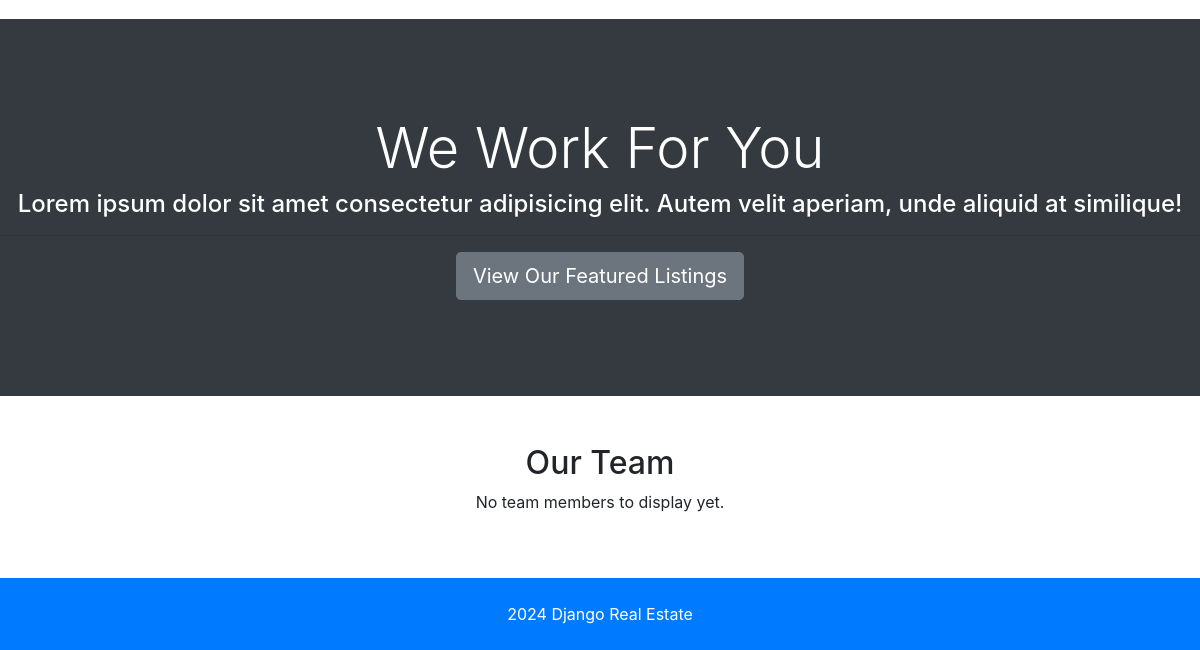
/about/ (lower part), run on an earlier commit of the app's database.
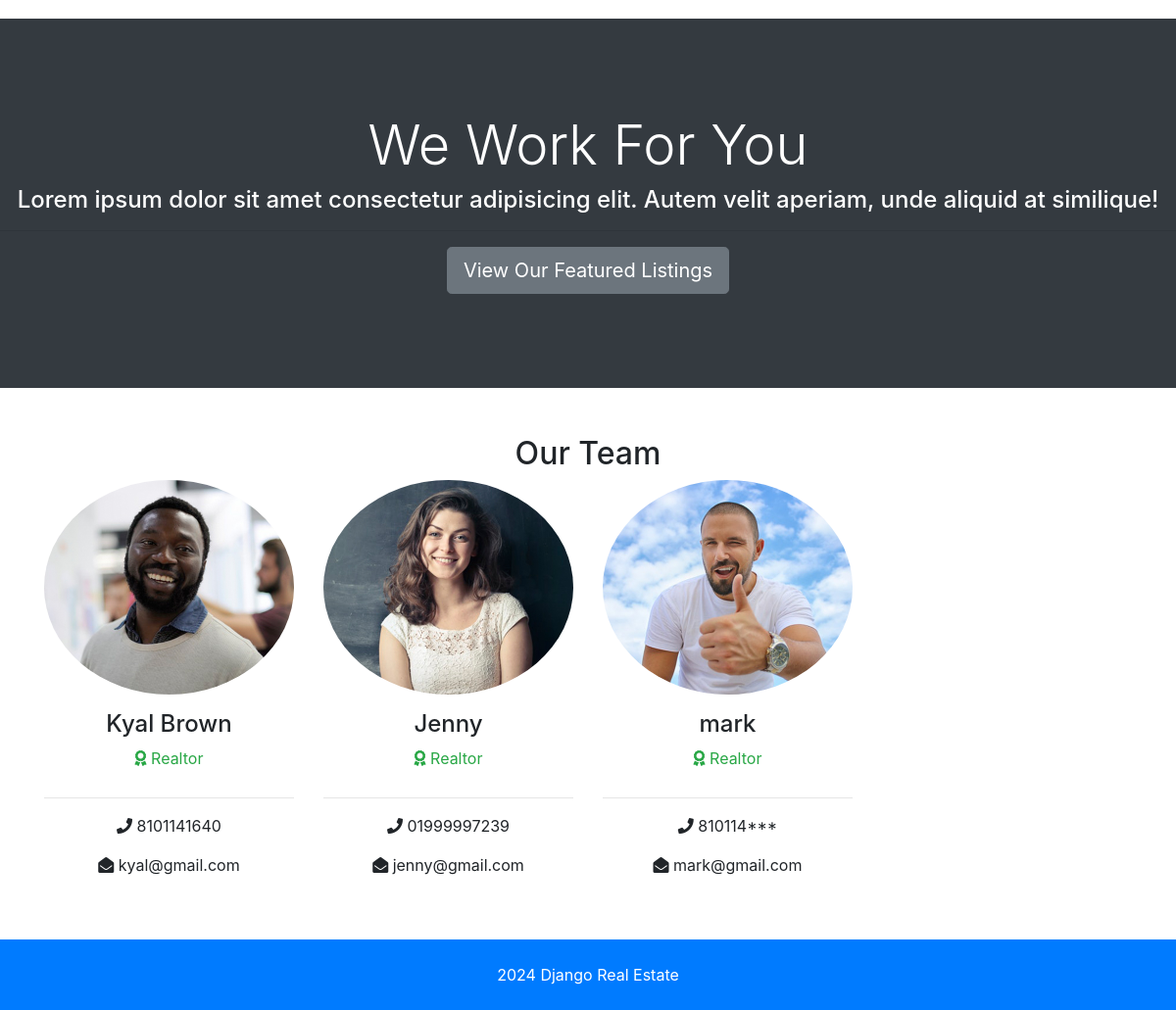
And on a later commit of the database.
### realtors/models.py (models this page shows, shortened)
class Realtor(models.Model):
    name = models.CharField(max_length= 200)
    photo = models.ImageField(upload_to='photos/%Y/%m/%d/')
    description = models.TextField(max_length= 500)
    phone = models.CharField(max_length= 50)
    email = models.CharField(max_length= 50)
    is_mvp = models.BooleanField(default=False)
    hire_date = models.DateTimeField(default=datetime.now, blank=True)

### pages/views.py (the view)
# urls.py: path('about/', views.about, name="about"),
def about(request):
    realtors = Realtor.objects.order_by('-hire_date')
    mvp_realtors = Realtor.objects.all().filter(is_mvp=True)
    context = {
      'realtors' : realtors,
      'mvp_realtors': mvp_realtors
    }
    return render(request, 'pages/about.html', context)

### templates/pages/about.html (shortened to what this page needs)
{% extends "base.html" %}
{% load static %}
{% block content %}
  <section id="about" class="py-4">
  </section>
  <section id="work" class="bg-dark text-white text-center">
    <h2 class="display-4">We Work For You</h2>
    <h4>Lorem ipsum dolor sit amet consectetur adipisicing elit. Autem velit aperiam, unde aliquid at similique!</h4>
    <hr>
    <a href="listings.html" class="btn btn-secondary text-white btn-lg">View Our Featured Listings</a>
  </section>
  <section id="team" class="py-5">
    <div class="container">
      <h2 class="text-center">Our Team</h2>
      <div class="row text-center">
        {% if realtors %}
          {% for realtor in realtors %}
            <div class="col-md-3">
              <img src={{realtor.photo.url}} alt="" class="rounded-circle mb-3">
              <h4>{{realtor.name}}</h4>
              <p class="text-success">
                <i class="fas fa-award text-success mb-3"></i> Realtor</p>
              <hr>
              <p>
                <i class="fas fa-phone"></i> {{realtor.phone}} </p>
              <p>
                <i class="fas fa-envelope-open"></i> {{realtor.email}}</p>
            </div>
          {% endfor %}
        {% else %}
          <div class="col-md-12">
            <p>No  team members to display yet.</p>
          </div>
        {% endif %}
      </div>
    </div>
  </section>
{% endblock content %}

What changed in the data, as far as the page shows it:
added Realtor: photo (picture), name "Kyal Brown", phone "8101141640", email "kyal@gmail.com"
added Realtor: photo (picture), name "Jenny", phone "01999997239", email "jenny@gmail.com"
added Realtor: photo (picture), name "mark", phone "810114***", email "mark@gmail.com"
Also different on the page:
text no longer shown: "No team members to display yet."
